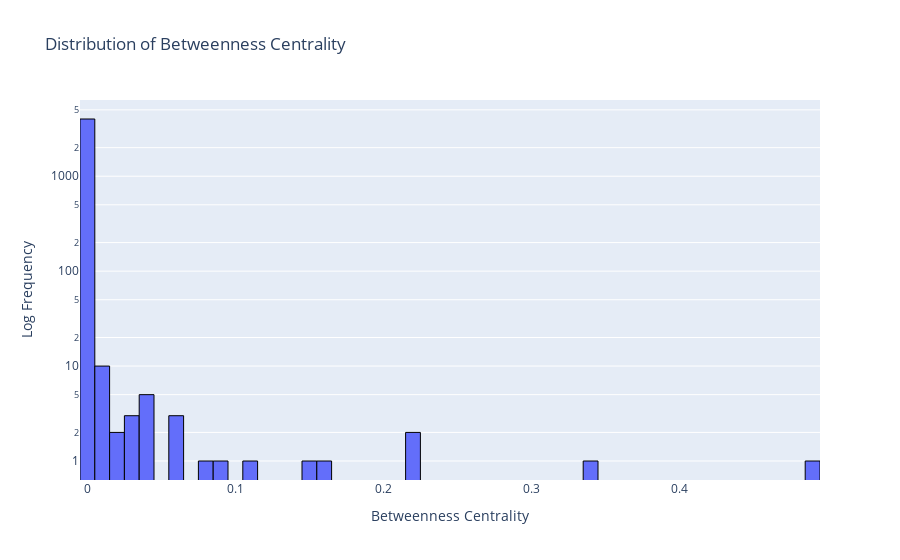

Notebook cell for this chart:
### Code cell
fig = px.histogram(
    centrality_df,
    x="betweenness",
    nbins=50,
    title="Distribution of Betweenness Centrality"
)

fig.update_yaxes(type="log")
fig.update_layout(
    xaxis_title="Betweenness Centrality",
    yaxis_title="Log Frequency"
)
fig.update_traces(
    marker_line_color='black',  # border color
    marker_line_width=1         # border thickness
    
)
fig.show()

### Figure 1 — Plotly figure (JSON) as saved in the notebook; plotly's stock layout.template omitted (floating-point values rounded to 4 significant figures; data arrays with more than 128 entries replaced by an {"elided": "..."} marker saying what was removed)
{"data": [{"bingroup": "x", "hovertemplate": "betweenness=%{x}<br>count=%{y}<extra></extra>", "legendgroup": "", "marker": {"color": "#636efa", "line": {"color": "black", "width": 1}, "pattern": {"shape": ""}}, "name": "", "nbinsx": 50, "orientation": "v", "showlegend": false, "type": "histogram", "x": {"elided": "4039 float values"}, "xaxis": "x", "yaxis": "y"}], "layout": {"barmode": "relative", "legend": {"tracegroupgap": 0}, "title": {"text": "Distribution of Betweenness Centrality"}, "xaxis": {"anchor": "y", "domain": [0, 1], "title": {"text": "Betweenness Centrality"}}, "yaxis": {"anchor": "x", "domain": [0, 1], "title": {"text": "Log Frequency"}, "type": "log"}}}
